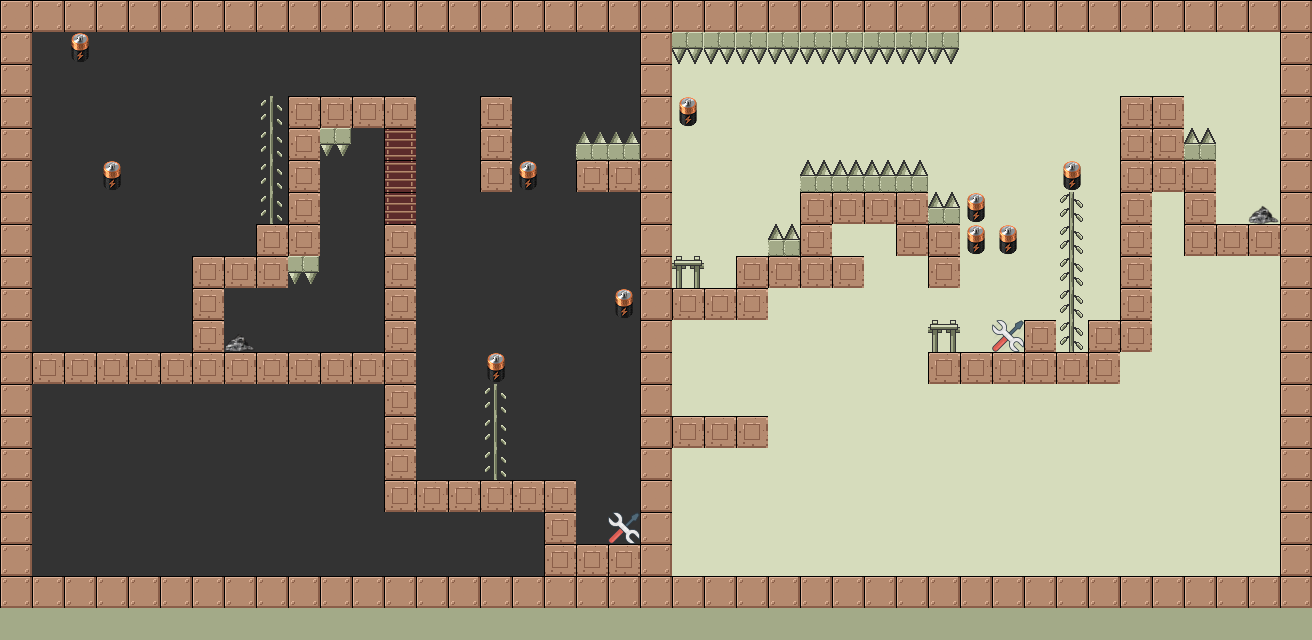

This is a level from a 2D game, rendered from its Tiled map with the project's own tilesets. A one-line summary and the map file follow, with tile-layer data summarised:
An orthogonal 41x20 tile map with 32x32 px tiles, 7 tile layers (background, walls, collect, meta, ...), 6 tilesets and 7 objects (SpawnPoint1, Door, SpawnPoint2, Teleport-in, Teleport-out, ...).

<map version="1.0" orientation="orthogonal" renderorder="right-down" width="41" height="20" tilewidth="32" tileheight="32" nextobjectid="10">
 <tileset firstgid="1" name="tile_setGameBoyStyle" tilewidth="32" tileheight="32" tilecount="72" columns="6">
  <image source="tile_setGameBoyStyle.png" width="192" height="384" />
 </tileset>
 <tileset firstgid="73" name="meta_tiles" tilewidth="32" tileheight="32" tilecount="2" columns="2">
  <image source="meta_tiles.png" width="67" height="34" />
 </tileset>
 <tileset firstgid="75" name="Battery" tilewidth="32" tileheight="32" tilecount="1" columns="1">
  <image source="Battery.png" width="32" height="32" />
 </tileset>
 <tileset firstgid="76" name="tools-32" tilewidth="32" tileheight="32" tilecount="1" columns="1">
  <image source="tools-32.png" width="32" height="32" />
 </tileset>
 <tileset firstgid="77" name="control_panel" tilewidth="32" tileheight="32" tilecount="1" columns="1">
  <image source="control_panel.png" width="32" height="32" />
 </tileset>
 <tileset firstgid="78" name="imgonline-com-ua-Resize-1L92OqfV0L" tilewidth="32" tileheight="19" tilecount="1" columns="1">
  <image source="imgonline-com-ua-Resize-1L92OqfV0L.png" width="32" height="19" />
 </tileset>
 <layer name="background" width="41" height="20">
  <data>[820 cells, 820 non-empty, 3 distinct tile ids]</data>
 </layer>
 <layer name="walls" width="41" height="20">
  <data>[820 cells, 228 non-empty, 4 distinct tile ids]</data>
 </layer>
 <objectgroup name="objects">
  <object id="1" name="SpawnPoint1" x="60" y="272" width="80" height="56" />
  <object id="3" name="Door" x="373" y="126" width="52" height="100" />
  <object id="4" name="SpawnPoint2" x="711" y="320" width="62" height="72" />
  <object id="5" name="Teleport-in" x="942" y="265" width="54" height="78" />
  <object id="6" name="Teleport-out" x="692" y="202" width="64" height="72" />
  <object id="8" name="panel2" x="1261" y="205" />
  <object id="9" name="panel1" x="241" y="336" />
 </objectgroup>
 <layer name="collect" width="41" height="20">
  <data>[820 cells, 2 non-empty, 1 distinct tile ids]</data>
 </layer>
 <layer name="meta" width="41" height="20">
  <data>[820 cells, 226 non-empty, 1 distinct tile ids]</data>
 </layer>
 <layer name="energy" width="41" height="20">
  <data>[820 cells, 10 non-empty, 1 distinct tile ids]</data>
 </layer>
 <layer name="fix" width="41" height="20">
  <data>[820 cells, 2 non-empty, 1 distinct tile ids]</data>
 </layer>
 <layer name="warnings" width="41" height="20">
  <data>[820 cells, 32 non-empty, 4 distinct tile ids]</data>
 </layer>
</map>
